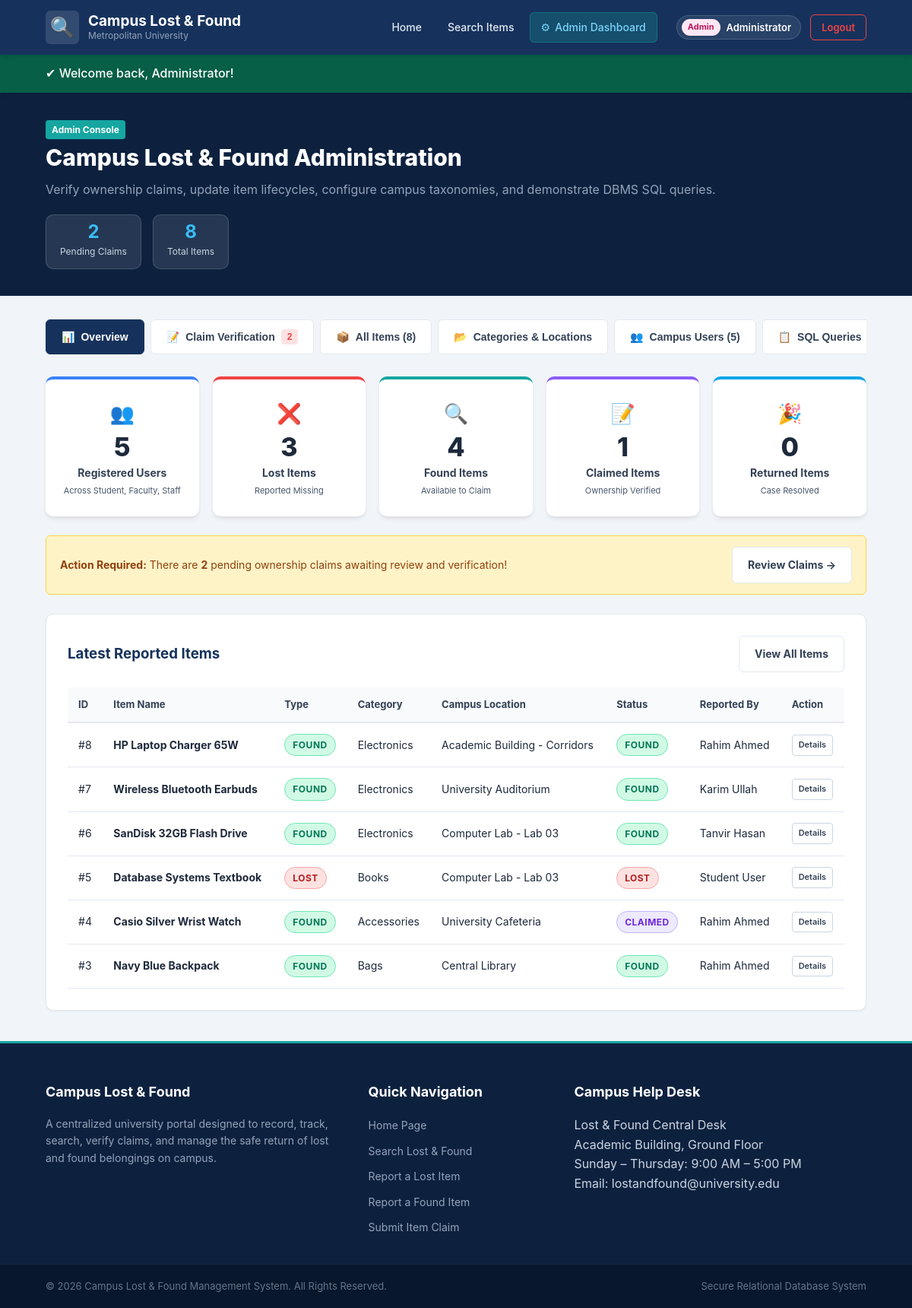
The page /admin/dashboard.php?demo_query=2 (signed in) on the database its author committed.
### tables this page shows
CREATE TABLE IF NOT EXISTS `items` (
  `item_id` INT AUTO_INCREMENT PRIMARY KEY,
  `item_name` VARCHAR(150) NOT NULL,
  `description` TEXT DEFAULT NULL,
  `color` VARCHAR(50) DEFAULT NULL,
  `category_id` INT NOT NULL,
  `status` ENUM('Lost', 'Found', 'Claimed', 'Returned') NOT NULL DEFAULT 'Lost',
  `created_at` TIMESTAMP NOT NULL DEFAULT CURRENT_TIMESTAMP,
  INDEX (`category_id`),
  CONSTRAINT `fk_items_category` FOREIGN KEY (`category_id`) REFERENCES `categories` (`category_id`) ON UPDATE CASCADE
);

CREATE TABLE IF NOT EXISTS `categories` (
  `category_id` INT AUTO_INCREMENT PRIMARY KEY,
  `category_name` VARCHAR(100) NOT NULL UNIQUE,
  `description` TEXT DEFAULT NULL
);

### admin/dashboard.php (the view, shortened to what this page needs)
<?php
require_once __DIR__ . "/../config/database.php";
$totalUsers = (int)$conn->query("SELECT COUNT(*) FROM users")->fetchColumn();
$totalLost = (int)$conn->query("SELECT COUNT(*) FROM items WHERE status = 'Lost'")->fetchColumn();
$totalFound = (int)$conn->query("SELECT COUNT(*) FROM items WHERE status = 'Found'")->fetchColumn();
$totalClaimed = (int)$conn->query("SELECT COUNT(*) FROM items WHERE status = 'Claimed'")->fetchColumn();
$totalReturned = (int)$conn->query("SELECT COUNT(*) FROM items WHERE status = 'Returned'")->fetchColumn();
$pendingClaimsCount = (int)$conn->query("SELECT COUNT(*) FROM claims WHERE status = 'Pending'")->fetchColumn();
$itemsStmt = $conn->query("
    SELECT
        items.item_id,
        items.item_name,
        items.description,
        items.color,
        items.status,
        items.created_at,
        categories.category_name,
        COALESCE(lost_loc.location_name, found_loc.location_name, 'Unassigned') AS location_name,
        CASE
            WHEN lost_reports.lost_report_id IS NOT NULL THEN 'Lost'
            WHEN found_reports.found_report_id IS NOT NULL THEN 'Found'
            ELSE 'Unknown'
        END AS report_type,
        COALESCE(lost_user.name, found_user.name, 'Unknown') AS reporter_name
    FROM items
    INNER JOIN categories ON items.category_id = categories.category_id
    LEFT JOIN lost_reports ON items.item_id = lost_reports.item_id
    LEFT JOIN locations AS lost_loc ON lost_reports.location_id = lost_loc.location_id
    LEFT JOIN users AS lost_user ON lost_reports.user_id = lost_user.user_id
    LEFT JOIN found_reports ON items.item_id = found_reports.item_id
    LEFT JOIN locations AS found_loc ON found_reports.location_id = found_loc.location_id
    LEFT JOIN users AS found_user ON found_reports.user_id = found_user.user_id
    ORDER BY items.item_id DESC
");
$allItems = $itemsStmt->fetchAll();
$userStmt = $conn->query("
    SELECT
        users.*,
        (SELECT COUNT(*) FROM lost_reports WHERE lost_reports.user_id = users.user_id) AS lost_count,
        (SELECT COUNT(*) FROM found_reports WHERE found_reports.user_id = users.user_id) AS found_count,
        (SELECT COUNT(*) FROM claims WHERE claims.user_id = users.user_id) AS claim_count
    FROM users
    ORDER BY users.user_id ASC
");
$allUsers = $userStmt->fetchAll();
require_once __DIR__ . "/../includes/header.php";
?>
<div class="page-header bg-navy text-white">
    <div class="container admin-header-flex">
        <div>
            <span class="badge badge-accent">Admin Console</span>
            <h1>Campus Lost &amp; Found Administration</h1>
            <p>Verify ownership claims, update item lifecycles, configure campus taxonomies, and demonstrate DBMS SQL queries.</p>
        </div>
        <div class="admin-quick-stats">
            <div class="admin-stat-pill">
                <strong><?php echo $pendingClaimsCount; ?></strong>
                <span>Pending Claims</span>
            </div>
            <div class="admin-stat-pill">
                <strong><?php echo count($allItems); ?></strong>
                <span>Total Items</span>
            </div>
        </div>
    </div>
</div>
<div class="container py-4">
    <div class="dashboard-tabs">
        <button class="dashboard-tab-btn active" data-tab="overview">
            <span>&#128202;</span> Overview
        </button>
        <button class="dashboard-tab-btn" data-tab="claims">
            <span>&#128221;</span> Claim Verification
            <?php if ($pendingClaimsCount > 0): ?>
                <span class="badge badge-danger"><?php echo $pendingClaimsCount; ?></span>
            <?php endif; ?>
        </button>
        <button class="dashboard-tab-btn" data-tab="items">
            <span>&#128230;</span> All Items (<?php echo count($allItems); ?>)
        </button>
        <button class="dashboard-tab-btn" data-tab="categories">
            <span>&#128194;</span> Categories &amp; Locations
        </button>
        <button class="dashboard-tab-btn" data-tab="users">
            <span>&#128101;</span> Campus Users (<?php echo count($allUsers); ?>)
        </button>
        <button class="dashboard-tab-btn" data-tab="dbms-lab">
            <span>&#128203;</span> SQL Queries
        </button>
    </div>
    <div class="dashboard-tab-pane active" id="tab-overview">
        <div class="stats-grid">
            <div class="stat-card stat-users">
                <div class="stat-icon">&#128101;</div>
                <div class="stat-number"><?php echo $totalUsers; ?></div>
                <div class="stat-label">Registered Users</div>
                <div class="stat-sub">Across Student, Faculty, Staff</div>
            </div>
            <div class="stat-card stat-lost">
                <div class="stat-icon">&#10060;</div>
                <div class="stat-number"><?php echo $totalLost; ?></div>
                <div class="stat-label">Lost Items</div>
                <div class="stat-sub">Reported Missing</div>
            </div>
            <div class="stat-card stat-found">
                <div class="stat-icon">&#128269;</div>
                <div class="stat-number"><?php echo $totalFound; ?></div>
                <div class="stat-label">Found Items</div>
                <div class="stat-sub">Available to Claim</div>
            </div>
            <div class="stat-card stat-claimed">
                <div class="stat-icon">&#128221;</div>
                <div class="stat-number"><?php echo $totalClaimed; ?></div>
                <div class="stat-label">Claimed Items</div>
                <div class="stat-sub">Ownership Verified</div>
            </div>
            <div class="stat-card stat-returned">
                <div class="stat-icon">&#127881;</div>
                <div class="stat-number"><?php echo $totalReturned; ?></div>
                <div class="stat-label">Returned Items</div>
                <div class="stat-sub">Case Resolved</div>
            </div>
        </div>
        <?php if ($pendingClaimsCount > 0): ?>
            <div class="alert alert-warning mt-4 d-flex-between">
                <div>
                    <strong>Action Required:</strong> There are <strong><?php echo $pendingClaimsCount; ?></strong> pending ownership claims awaiting review and verification!
                </div>
                <a href="#claims" class="btn btn-sm btn-primary dashboard-tab-btn" data-tab="claims">Review Claims &rarr;</a>
            </div>
        <?php endif; ?>
        <div class="card-box mt-4">
            <div class="card-box-header">
                <h3>Latest Reported Items</h3>
                <a href="#items" class="btn btn-sm btn-outline dashboard-tab-btn" data-tab="items">View All Items</a>
            </div>
            <div class="table-responsive">
                <table class="table-modern">
                    <thead>
                        <tr>
                            <th>ID</th>
                            <th>Item Name</th>
                            <th>Type</th>
                            <th>Category</th>
                            <th>Campus Location</th>
                            <th>Status</th>
                            <th>Reported By</th>
                            <th>Action</th>
                        </tr>
                    </thead>
                    <tbody>
                        <?php foreach (array_slice($allItems, 0, 6) as $item): ?>
                            <tr>
                                <td>#<?php echo $item['item_id']; ?></td>
                                <td><strong><?php echo htmlspecialchars($item['item_name']); ?></strong></td>
                                <td>
                                    <span class="badge-status badge-status-<?php echo strtolower($item['report_type']); ?>">
                                        <?php echo $item['report_type']; ?>
                                    </span>
                                </td>
                                <td><?php echo htmlspecialchars($item['category_name']); ?></td>
                                <td><?php echo htmlspecialchars($item['location_name']); ?></td>
                                <td>
                                    <span class="badge-status badge-status-<?php echo strtolower($item['status']); ?>">
                                        <?php echo htmlspecialchars($item['status']); ?>
                                    </span>
                                </td>
                                <td><?php echo htmlspecialchars($item['reporter_name']); ?></td>
                                <td>
                                    <a href="<?php echo BASE_URL; ?>item-details.php?id=<?php echo $item['item_id']; ?>" class="btn btn-xs btn-outline">
                                        Details
                                    </a>
                                </td>
                            </tr>
                        <?php endforeach; ?>
                    </tbody>
                </table>
            </div>
        </div>
    </div>
</div>
<?php require_once __DIR__ . "/../includes/footer.php"; ?>

### rows shown on the page
items: item_id "8", item_name "HP Laptop Charger 65W", report_type "FOUND", category.category_name "Electronics", location_name "Academic Building - Corridors", status "FOUND", reporter_name "Rahim Ahmed"
items: item_id "7", item_name "Wireless Bluetooth Earbuds", report_type "FOUND", category.category_name "Electronics", location_name "University Auditorium", status "FOUND", reporter_name "Karim Ullah"
items: item_id "6", item_name "SanDisk 32GB Flash Drive", report_type "FOUND", category.category_name "Electronics", location_name "Computer Lab - Lab 03", status "FOUND", reporter_name "Tanvir Hasan"
items: item_id "5", item_name "Database Systems Textbook", report_type "LOST", category.category_name "Books", location_name "Computer Lab - Lab 03", status "LOST", reporter_name "Student User"
items: item_id "4", item_name "Casio Silver Wrist Watch", report_type "FOUND", category.category_name "Accessories", location_name "University Cafeteria", status "CLAIMED", reporter_name "Rahim Ahmed"
items: item_id "3", item_name "Navy Blue Backpack", report_type "FOUND", category.category_name "Bags", location_name "Central Library", status "FOUND", reporter_name "Rahim Ahmed"

### other values the page prints
$_SESSION['user_type'] "Admin"
$_SESSION['name'] "Administrator"
$globalSuccess "Welcome back, Administrator!"
$pendingClaimsCount "2"
count($allItems) "8"
count($allUsers) "5"
$totalUsers "5"
$totalLost "3"
$totalFound "4"
$totalClaimed "1"
$totalReturned "0"
